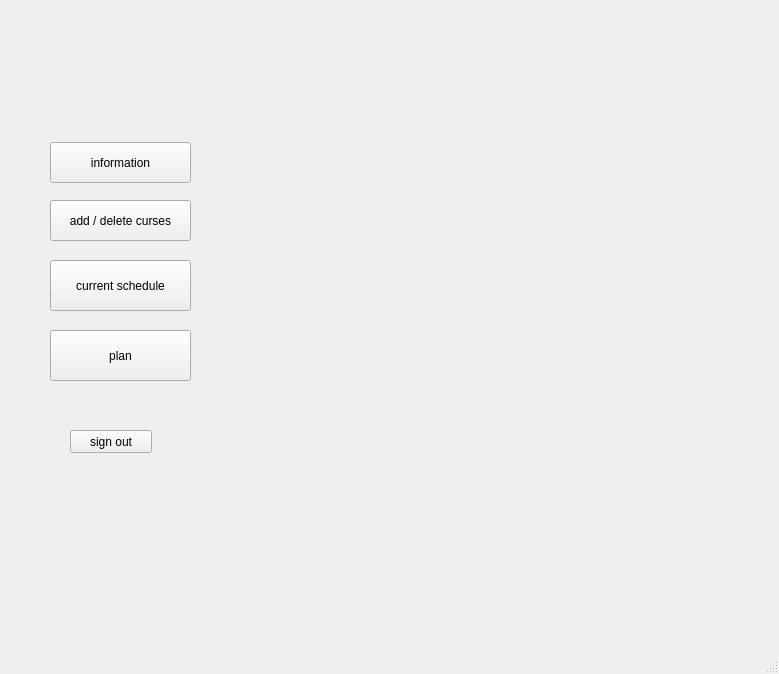
<?xml version="1.0" encoding="UTF-8"?>
<ui version="4.0">
 <class>studentWindow</class>
 <widget class="QMainWindow" name="studentWindow">
  <property name="geometry">
   <rect>
    <x>0</x>
    <y>0</y>
    <width>779</width>
    <height>674</height>
   </rect>
  </property>
  <property name="minimumSize">
   <size>
    <width>200</width>
    <height>500</height>
   </size>
  </property>s
  <property name="font">
   <font>
    <pointsize>2</pointsize>
    <kerning>false</kerning>
   </font>
  </property>
  <property name="windowTitle">
   <string>studentWindow</string>
  </property>
  <property name="windowIcon">
   <iconset>
    <normaloff>engkau.jpg</normaloff>engkau.jpg</iconset>
  </property>
  <property name="styleSheet">
   <string notr="true">/* حجم الخط الافتراضي لكل عناصر QWidget */
QWidget {
    font-size: 14px;
}

/* عناصر محددة */
QPushButton {
    font-size: 12px;
    min-width: 80px;
}

QLabel {
    font-size: 14px;
}

QLineEdit {
    font-size: 12px;
}

QGroupBox {
    font-size: 13px;
}

</string>
  </property>
  <widget class="QWidget" name="centralwidget">
   <widget class="QPushButton" name="logout_btn">
    <property name="geometry">
     <rect>
      <x>70</x>
      <y>430</y>
      <width>82</width>
      <height>23</height>
     </rect>
    </property>
    <property name="text">
     <string>sign out</string>
    </property>
   </widget>
   <widget class="QPushButton" name="schedule_btn">
    <property name="geometry">
     <rect>
      <x>50</x>
      <y>260</y>
      <width>141</width>
      <height>51</height>
     </rect>
    </property>
    <property name="text">
     <string>current schedule</string>
    </property>
   </widget>
   <widget class="QPushButton" name="plan_btn">
    <property name="geometry">
     <rect>
      <x>50</x>
      <y>330</y>
      <width>141</width>
      <height>51</height>
     </rect>
    </property>
    <property name="text">
     <string>plan</string>
    </property>
   </widget>
   <widget class="QPushButton" name="register_btn">
    <property name="geometry">
     <rect>
      <x>50</x>
      <y>200</y>
      <width>141</width>
      <height>41</height>
     </rect>
    </property>
    <property name="text">
     <string>add / delete curses</string>
    </property>
   </widget>
   <widget class="QPushButton" name="info_btn">
    <property name="geometry">
     <rect>
      <x>50</x>
      <y>142</y>
      <width>141</width>
      <height>41</height>
     </rect>
    </property>
    <property name="font">
     <font>
      <pointsize>2</pointsize>
     </font>
    </property>
    <property name="mouseTracking">
     <bool>false</bool>
    </property>
    <property name="toolTip">
     <string>student information</string>
    </property>
    <property name="autoFillBackground">
     <bool>false</bool>
    </property>
    <property name="text">
     <string>information</string>
    </property>
   </widget>
  </widget>
  <widget class="QMenuBar" name="menubar">
   <property name="geometry">
    <rect>
     <x>0</x>
     <y>0</y>
     <width>779</width>
     <height>25</height>
    </rect>
   </property>
  </widget>
  <widget class="QStatusBar" name="statusbar"/>
 </widget>
 <resources/>
 <connections/>
</ui>
